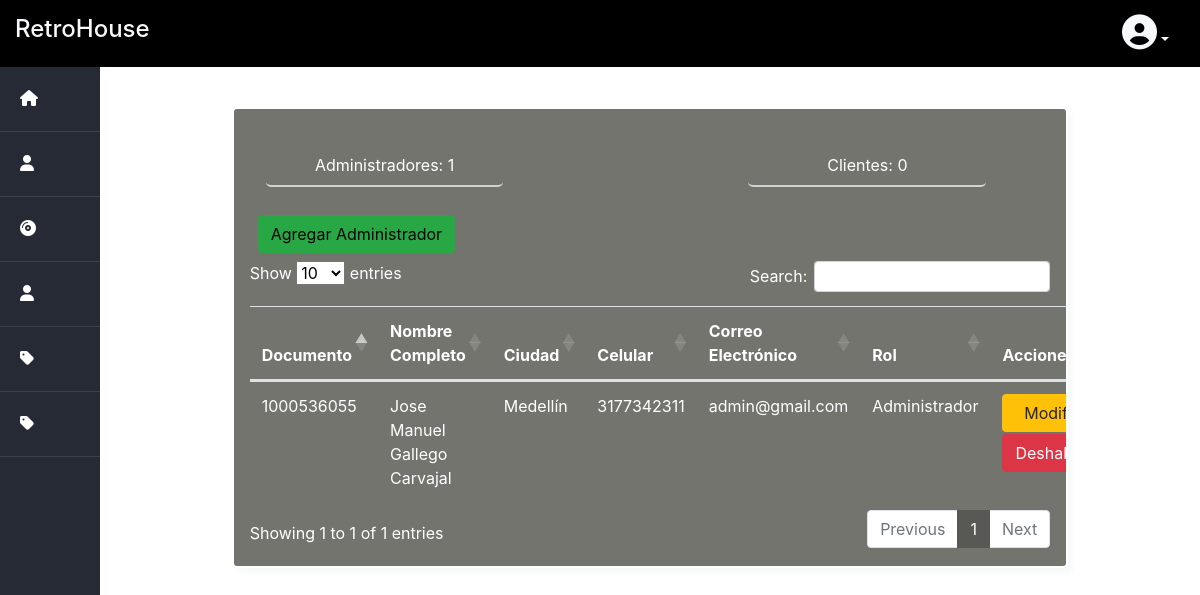
/Admin/modUsuario.php, run on the app's committed database.
### tables this page shows
CREATE TABLE IF NOT EXISTS `usuario` (
  `documentoCliente` VARCHAR(15) NOT NULL,
  `nombreCompleto` VARCHAR(50) NOT NULL,
  `direccion` VARCHAR(60) NOT NULL,
  `celular` VARCHAR(10) NOT NULL,
  `email` VARCHAR(60) NOT NULL,
  `idRol` INT NOT NULL,
  `password` VARCHAR(100) NOT NULL,
  `ciudad` VARCHAR(45) NOT NULL,
  `imagenPerfil` LONGTEXT,
  `estado` INT NOT NULL,
  PRIMARY KEY (`documentoCliente`),
  INDEX `fk_Usuarios_Roles_idx` (`idRol` ASC),
  CONSTRAINT `fk_Usuarios_Roles`
    FOREIGN KEY (`idRol`)
    REFERENCES `rol` (`idRol`)
    ON DELETE NO ACTION
    ON UPDATE NO ACTION);

### Admin/modUsuario.php (the view, shortened to what this page needs)
<?php
require '../Database/databaseConn.php';
$messageAdmin = "";
$messageUser = "";
$querySelect = $conn->prepare('SELECT * FROM usuario');
$queryCount = $conn->prepare('SELECT COUNT(*) as total FROM usuario WHERE idRol = 1');
$queryCount2 = $conn->prepare('SELECT COUNT(*) as total FROM usuario WHERE idRol = 2');
$querySelect->execute();
$results = $querySelect->fetchAll(PDO::FETCH_ASSOC);
$queryCount->execute();
$resultsCount = $queryCount->fetch(PDO::FETCH_ASSOC);
if (count($resultsCount) > 0) {
    $total = $resultsCount['total'];
    $messageAdmin = 'Administradores: '.$total;
} else {
    $messageAdmin = 'No se encontraron usuarios con el rol de Administrador.';
}
$queryCount2->execute();
$resultsCount2 = $queryCount2->fetch(PDO::FETCH_ASSOC);
if (count($resultsCount2) > 0) {
    $total = $resultsCount2['total'];
    $messageUser = 'Clientes: '.$total;
} else {
    $messageUser = 'No se encontraron usuarios con el rol de Cliente.';
}
?>
<!DOCTYPE html>
<html lang="es">
<head>
    <link rel="stylesheet" href="https://cdn.jsdelivr.net/npm/bootstrap@4.5.3/dist/css/bootstrap.min.css">
    <link rel="stylesheet" type="text/css" href="https://cdn.datatables.net/1.13.3/css/dataTables.bootstrap5.min.css">
    <link rel="stylesheet" href="../css/dashboard.css">
</head>
<body>
    <div class="container-fluid">
        <div class="row justify-content-center align-content-center">
            <div class="col-8 barra">
                <a href="../Landing/index.php"><h4 class="text-light">RetroHouse</h4></a>
            </div>
            <div class="col-4 text-right barra">
                <ul class="navbar-nav mr-auto">
                    <li>
                        <?php
                        if(!empty($_SESSION['imagenPerfil'])){
                            echo '<a href="#" class="px-3 text-light perfil dropdown-toggle" id="navbarDropdown" role="button" data-toggle="dropdown" aria-haspopup="true" aria-expanded="false"><img width="40" height="40" style="clip-path: circle(50% at 50% 50%);" src="../usuario/imagenUsuario/'.$_SESSION['imagenPerfil'].'" id="user_image"></a>';
                        }else{
                            echo'<a href="#" class="px-3 text-light perfil dropdown-toggle" id="navbarDropdown" role="button" data-toggle="dropdown" aria-haspopup="true" aria-expanded="false"><i class="fas fa-user-circle user"></i></a>';
                        }
                        ?>
                    </li>
                </ul>
            </div>
        </div>
    </div>
    <div class="container-fluid">
        <div class="row">
            <div class="barra-lateral col-12 col-sm-1">
            <nav class="menu d-flex d-sm-block justify-content-center flex-wrap">
                    <a href="../Admin/dashboard.php"><i class="fas fa-home"></i><span>Inicio</span></a>
                    <a href="../Admin/modUsuario.php"><i class="fas fa-user"></i><span>Usuarios</span></a>
                    <a href="../Admin/productoAdmin.php"><i class="fas fa-compact-disc"></i><span>Productos</span></a>
                    <a href="../Admin/proveedoresAdmin.php"><i class="fas fa-user"></i><span>Proveedores</span></a>
                    <a href="../Admin/comprasAdmin.php"><i class="fas fa-tag"></i><span>Compras</span></a>
                    <a href="../Admin/ventasAdmin.php"><i class="fas fa-tag"></i><span>Ventas</span></a>
                </nav>
            </div>
            <main class="main col">
                <div class="row justify-content-center align-content-center">
                    <div class="columna col-lg-10">
                    <div class="card mask-custom">
                                <div class="table-responsive p-3">
                                    <div class="contadores">
                                        <div class="admin">
                                        <?php
                                        echo $messageAdmin;
                                        ?>
                                        </div>
                                    <div class="users" style="text-decoration: none">
                                        <?php
                                        echo $messageUser;
                                        ?>
                                    </div>
                                    </div>
                        <button type="button" class="btn btn-success m-2"><a href="./aggAdmin.php" style="text-decoration: none; color:#000; margin-bottom: 8px">Agregar Administrador</a></button>
                    <table class="table mb-0 " id="usuarios" style="color:#fff;">
                        <thead>
                        <tr>
                            <th scope="col">Documento</th>
                            <th scope="col">Nombre Completo</th>
                            <th scope="col">Ciudad</th>
                            <th scope="col">Celular</th>
                            <th scope="col">Correo Electrónico</th>
                            <th scope="col">Rol</th>
                            <th scope="col">Acciones</th>
                        </tr>
                        </thead>
                            <?php foreach ($results as $key => $value) { ?>
                            <tbody>
                            <?php
                            if($value['estado'] == 1){
                                echo '<td>'.$value['documentoCliente']. '</td>';
                                echo '<td>'.$value['nombreCompleto']. '</td>';
                                echo '<td>'.$value['ciudad']. '</td>';
                                echo '<td>'.$value['celular']. '</td>';
                                echo '<td>'.$value['email']. '</td>';
                                if ($value['idRol'] == 1) {
                                    echo '<td>Administrador</td>';
                                } else {
                                    echo '<td>Cliente</td>';
                                }
                                echo '
                                <td>
                                    <form action="../Admin/editarUsuario.php" method="POST">
                                    <input type="number" name="id" value="'.$value['documentoCliente'].'" hidden>
                                    <button class= "btn btn-warning" type=-"submit" style=" width: 100%; margin-bottom: 2%;">Modificar</button>
                                    </form>
                                    <form action="../Database/eliminarUsuario.php" method="POST">
                                        <input type="number" name="idUsuarioD" value="'.$value['documentoCliente'].'" hidden>
                                        <button class= "btn btn-danger" type=-"submit" style=" width: 100%;">Deshabilitar</button>
                                    </form>
                                </td>';
                            }
                            ?>
                                <?php } ?>
                            </tbody>
                        </table>
                                </div>
                        </div>
                    </div>
                </div>
            </main>
        </div>
    </div>
</body>
</html>

### css/dashboard.css (style rules this page uses)
body { background-image: url(../images/Fondo.png); background-repeat: no-repeat; background-attachment:fixed; background-size: cover; }
.barra { background: #000; padding-top: 15px; padding-bottom: 15px; margin: 0; }
.user { font-size: 35px; }
.contadores { display: flex; width: 90%; height: 50px; justify-content: space-between; align-items: center; margin: 16px; }
.admin, .users { color: #fff; border-bottom: 2px solid #d2d2d2; width: 33%; padding: 8px; border-radius: 5px; text-align: center; }
.mask-custom { background: rgba(24, 24, 16, .6); border-radius: 5px; backdrop-filter: blur(30px); border: 2px solid rgba(255, 255, 255, 0.05); background-clip: padding-box; box-shadow: 5px 5px 5px rgba(46, 54, 68, 0.03); }
.barra-lateral { background: #262a34; color: #fff; min-width: 200px; min-height: 100vh; padding: 0; }
.barra-lateral a { color: #fff; }
.barra-lateral .menu a { display: block; padding: 20px; font-family: Roboto, sans-serif; font-weight: 500; border-bottom: 1px solid rgba(255, 255, 255, .1); }
.barra-lateral .menu { border-top: 5px transparent; }
.barra-lateral .menu a i { margin-right: 20px; }
.main { padding-top: 40px; }
.main .columna { padding-left: 40px; padding-right: 40px; }
@media screen and (max-width:1300px) { .barra-lateral { min-width: auto; } }
@media screen and (max-width:1300px) { .barra-lateral .menu a i { margin: 0; } }
@media screen and (max-width:1300px) { .barra { min-width: auto; } }
.menu { border-top: 5px #fff solid; }

### data on the page
usuario: documentoCliente "1000536055", nombreCompleto "Jose Manuel Gallego Carvajal", ciudad "Medellín", celular "3177342311", email "admin@gmail.com", shows "Administrador"

### other printed values
$messageAdmin "Administradores: 1"
$messageUser "Clientes: 0"
